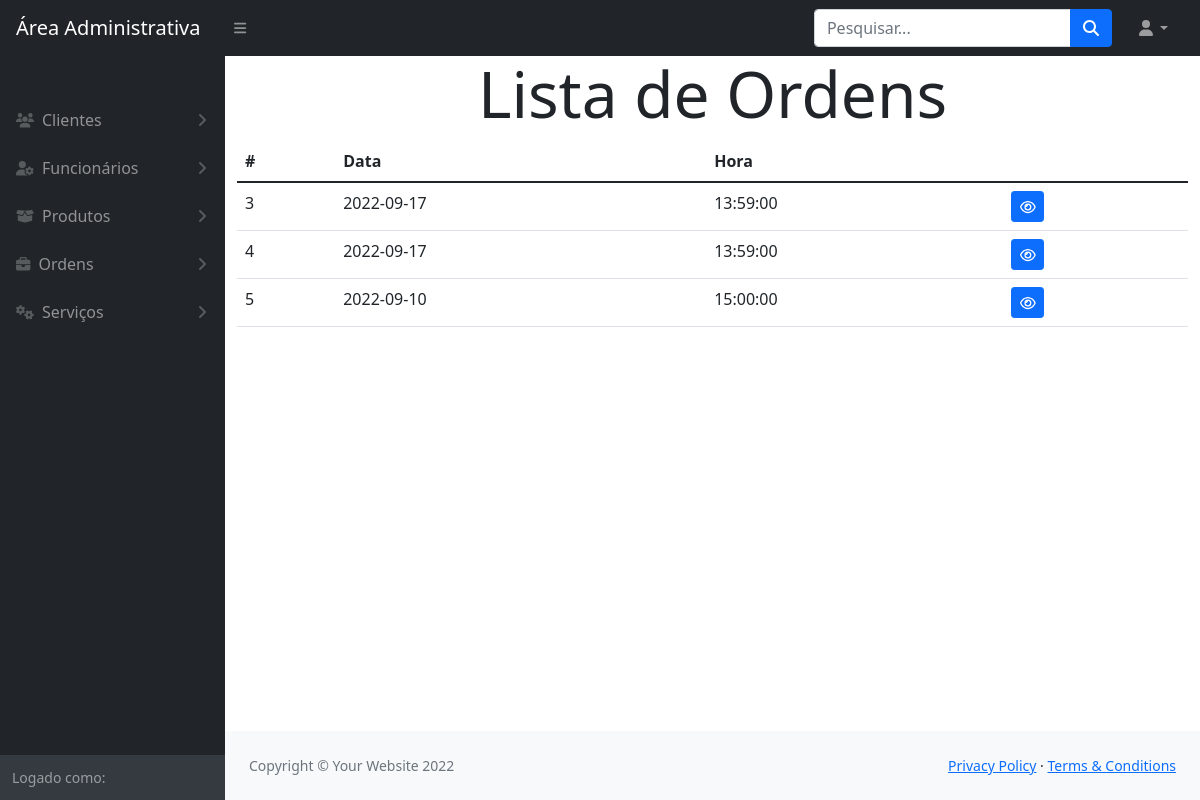
The app's page /modulos/ordem_servico/index.php with its own data.
### tables this page shows
CREATE TABLE `ordemdeservico` (
  `IDOS` int(11) NOT NULL,
  `nomeCLI` varchar(225) NOT NULL,
  `dataOS` date NOT NULL,
  `horarioOS` time NOT NULL,
  `valorTotalOS` bigint(20) NOT NULL,
  `cliente_id` int(11) NOT NULL,
  `funcionario_id` int(11) NOT NULL,
  `obs` varchar(300) NOT NULL
);

### funcoes/conexao.php (called while the page is built, shortened)
<?php
    function retornaDados($sql)
    {
        $pdo = $GLOBALS['conexaoBanco'];
        $resultado = $pdo->query($sql);
        return $resultado->fetchAll();
    }
?>

### modulos/ordem_servico/index.php (the view, shortened to what this page needs)
<?php
    $sql = "SELECT * FROM ordemdeservico";
    $ordens = retornaDados($sql);
?>
<!DOCTYPE html>
<html lang="en">
    <?php include_once path('template/head.php') ?>
    <body class="sb-nav-fixed">
        <?php include_once path('template/navbar.php') ?>
        <div id="layoutSidenav">
            <?php include_once path('template/sidebar.php') ?>
            <div id="layoutSidenav_content">
                <main class="container">
                    <h1 class="text-center display-3">Lista de Ordens</h1>
                    <table class="table">
                        <thead>
                            <tr>
                                <th>#</th>
                                <th>Data</th>
                                <th>Hora</th>
                                <th></th>
                            </tr>
                        </thead>
                        <tbody>
                            <?php foreach($ordens as $ordem_servico){ ?>
                                <tr>
                                    <td><?= $ordem_servico['IDOS'] ?></td>
                                    <td><?= $ordem_servico['dataOS'] ?></td>
                                    <td><?= $ordem_servico['horarioOS'] ?></td>
                                    <td>
                                        <a class="btn btn-primary btn-sm" href="visualizar.php?id=<?= $ordem_servico['IDOS'] ?>"><i class="fa-regular fa-eye"></i></a>
                                    </td>
                                </tr>
                            <?php } ?>
                        </tbody>
                    </table>
                </main>
                <?php include_once path('template/footer.php') ?>
            </div>
        </div>
    </body>
</html>

### records on screen
ordemdeservico: IDOS "3", dataOS "2022-09-17", horarioOS "13:59:00"
ordemdeservico: IDOS "4", dataOS "2022-09-17", horarioOS "13:59:00"
ordemdeservico: IDOS "5", dataOS "2022-09-10", horarioOS "15:00:00"
